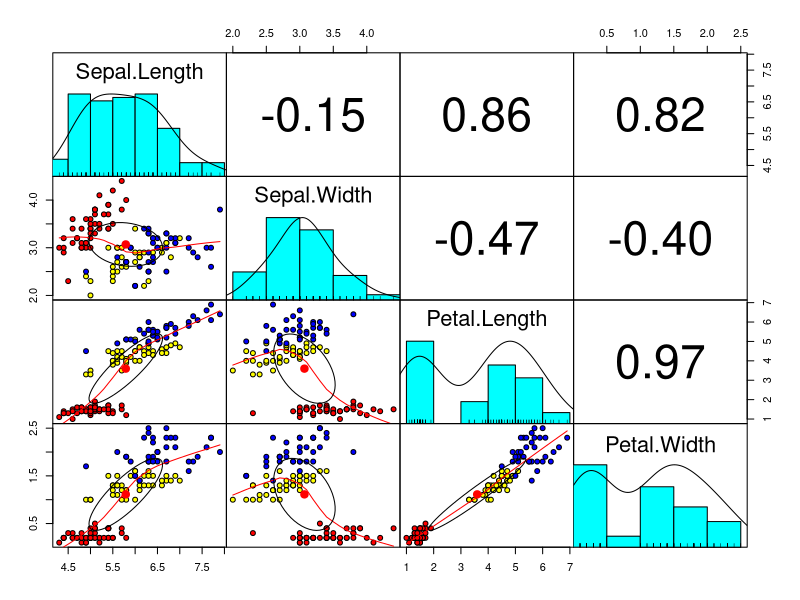
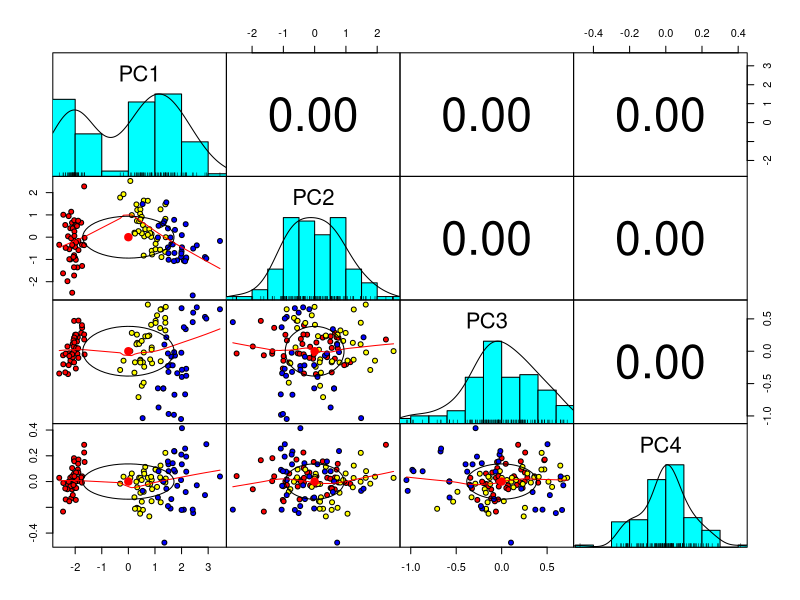
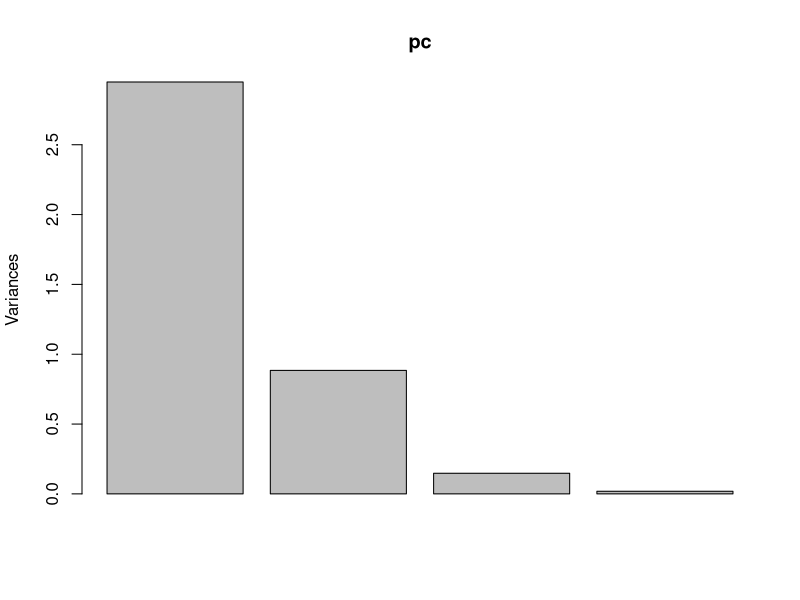
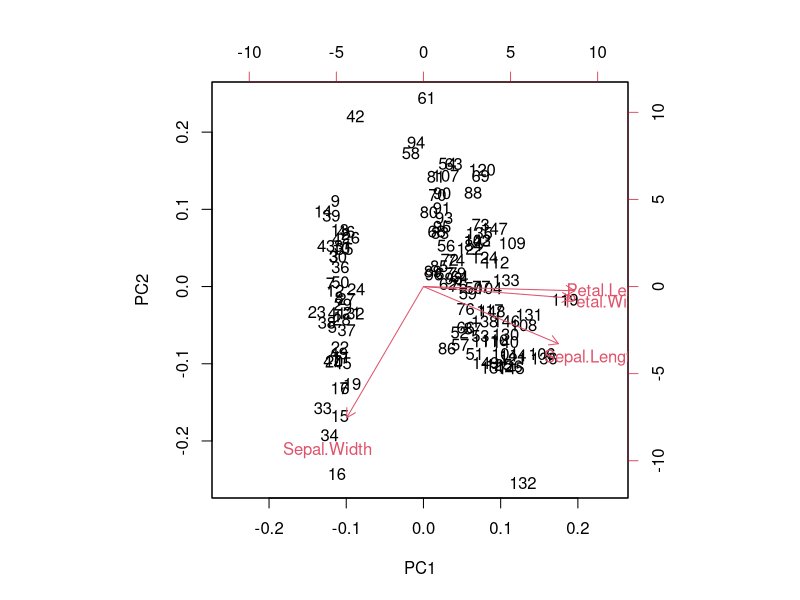

The R script that drew these images, in order:
data("iris")
str(iris)
set.seed(111)
ind <- sample(2,nrow(iris),
              replace = TRUE,
              prob = c(0.8,0.2))
trainig <- iris[ind==1,]
testing <- iris[ind==2,]

trainig
testing

nrow(trainig)
nrow(testing)

library(psych)

pairs.panels(trainig[,-5],
             gap=0,
             bg=c("red","yellow","blue")[trainig$Species],
             pch=21)

pc <- prcomp(trainig[,-5],
             center = TRUE,
             scale. = TRUE)
print(pc)
attributes(pc)
summary(pc)
pc$center   #mean
pc$scale #std deviation


pairs.panels(pc$x,
             gap=0,
             bg=c("red","yellow","blue")[trainig$Species],
             pch=21)

plot(pc)
biplot(pc)
